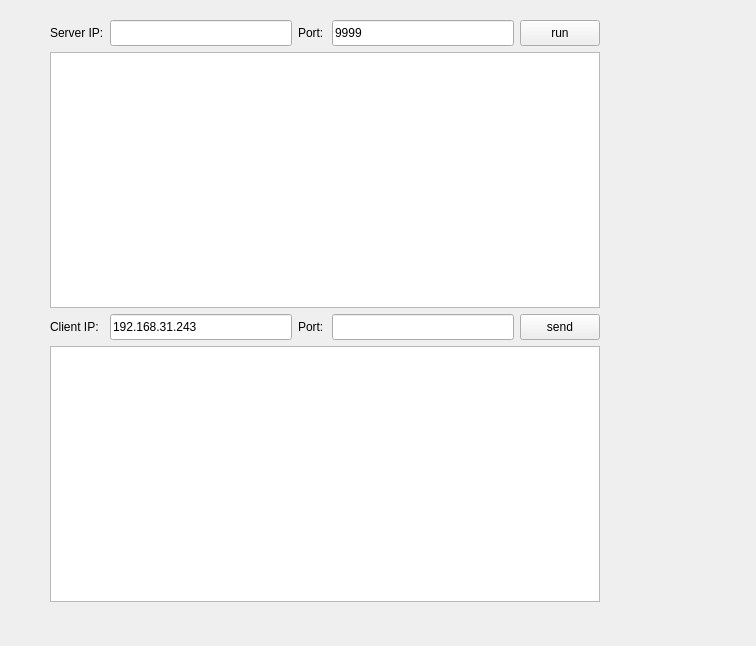
<?xml version="1.0" encoding="UTF-8"?>
<ui version="4.0">
 <class>DoctorChatTool</class>
 <widget class="QWidget" name="DoctorChatTool">
  <property name="geometry">
   <rect>
    <x>0</x>
    <y>0</y>
    <width>756</width>
    <height>646</height>
   </rect>
  </property>
  <property name="windowTitle">
   <string>Form</string>
  </property>
  <widget class="QPushButton" name="startServerBtn">
   <property name="geometry">
    <rect>
     <x>520</x>
     <y>20</y>
     <width>80</width>
     <height>26</height>
    </rect>
   </property>
   <property name="text">
    <string>run</string>
   </property>
  </widget>
  <widget class="QLineEdit" name="serverIP">
   <property name="geometry">
    <rect>
     <x>110</x>
     <y>20</y>
     <width>182</width>
     <height>26</height>
    </rect>
   </property>
   <property name="text">
    <string/>
   </property>
  </widget>
  <widget class="QLineEdit" name="clientPort">
   <property name="geometry">
    <rect>
     <x>332</x>
     <y>314</y>
     <width>182</width>
     <height>26</height>
    </rect>
   </property>
   <property name="text">
    <string/>
   </property>
  </widget>
  <widget class="QLabel" name="label_3">
   <property name="geometry">
    <rect>
     <x>50</x>
     <y>314</y>
     <width>54</width>
     <height>26</height>
    </rect>
   </property>
   <property name="text">
    <string>Client IP:</string>
   </property>
  </widget>
  <widget class="QLineEdit" name="serverPort">
   <property name="geometry">
    <rect>
     <x>332</x>
     <y>20</y>
     <width>182</width>
     <height>26</height>
    </rect>
   </property>
   <property name="text">
    <string>9999</string>
   </property>
   <property name="maxLength">
    <number>5</number>
   </property>
  </widget>
  <widget class="QLabel" name="label_4">
   <property name="geometry">
    <rect>
     <x>298</x>
     <y>314</y>
     <width>28</width>
     <height>26</height>
    </rect>
   </property>
   <property name="text">
    <string>Port:</string>
   </property>
  </widget>
  <widget class="QLabel" name="label">
   <property name="geometry">
    <rect>
     <x>50</x>
     <y>20</y>
     <width>54</width>
     <height>26</height>
    </rect>
   </property>
   <property name="text">
    <string>Server IP:</string>
   </property>
  </widget>
  <widget class="QLabel" name="label_2">
   <property name="geometry">
    <rect>
     <x>298</x>
     <y>20</y>
     <width>28</width>
     <height>26</height>
    </rect>
   </property>
   <property name="text">
    <string>Port:</string>
   </property>
  </widget>
  <widget class="QPushButton" name="clientSendBtn">
   <property name="geometry">
    <rect>
     <x>520</x>
     <y>314</y>
     <width>80</width>
     <height>26</height>
    </rect>
   </property>
   <property name="text">
    <string>send</string>
   </property>
  </widget>
  <widget class="QTextEdit" name="message">
   <property name="geometry">
    <rect>
     <x>50</x>
     <y>346</y>
     <width>550</width>
     <height>256</height>
    </rect>
   </property>
  </widget>
  <widget class="QLineEdit" name="clientIp">
   <property name="geometry">
    <rect>
     <x>110</x>
     <y>314</y>
     <width>182</width>
     <height>26</height>
    </rect>
   </property>
   <property name="text">
    <string>192.168.31.243</string>
   </property>
  </widget>
  <widget class="QTextEdit" name="tips">
   <property name="geometry">
    <rect>
     <x>50</x>
     <y>52</y>
     <width>550</width>
     <height>256</height>
    </rect>
   </property>
  </widget>
 </widget>
 <resources/>
 <connections/>
</ui>
